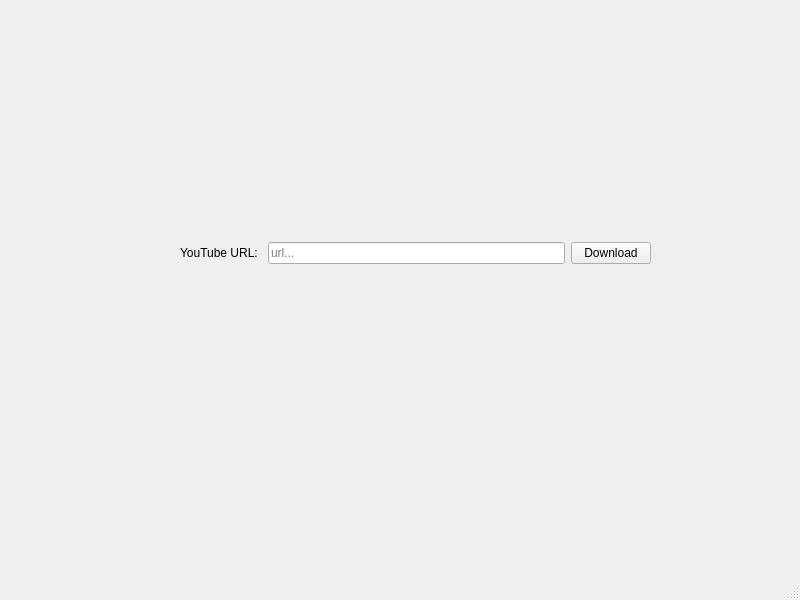
<?xml version="1.0" encoding="UTF-8"?>
<ui version="4.0">
 <class>MainWindow</class>
 <widget class="QMainWindow" name="MainWindow">
  <property name="geometry">
   <rect>
    <x>0</x>
    <y>0</y>
    <width>800</width>
    <height>600</height>
   </rect>
  </property>
  <property name="windowTitle">
   <string>MainWindow</string>
  </property>
  <widget class="QWidget" name="centralwidget">
   <widget class="QWidget" name="layoutWidget">
    <property name="geometry">
     <rect>
      <x>180</x>
      <y>240</y>
      <width>471</width>
      <height>26</height>
     </rect>
    </property>
    <layout class="QHBoxLayout" name="horizontalLayout">
     <item>
      <widget class="QLabel" name="label">
       <property name="text">
        <string>YouTube URL: </string>
       </property>
      </widget>
     </item>
     <item>
      <widget class="QLineEdit" name="urlTextEdit">
       <property name="placeholderText">
        <string>url...</string>
       </property>
      </widget>
     </item>
     <item>
      <widget class="QPushButton" name="downloadButton">
       <property name="text">
        <string>Download</string>
       </property>
      </widget>
     </item>
    </layout>
   </widget>
  </widget>
  <widget class="QMenuBar" name="menubar">
   <property name="geometry">
    <rect>
     <x>0</x>
     <y>0</y>
     <width>800</width>
     <height>21</height>
    </rect>
   </property>
  </widget>
  <widget class="QStatusBar" name="statusbar"/>
 </widget>
 <resources/>
 <connections/>
</ui>
